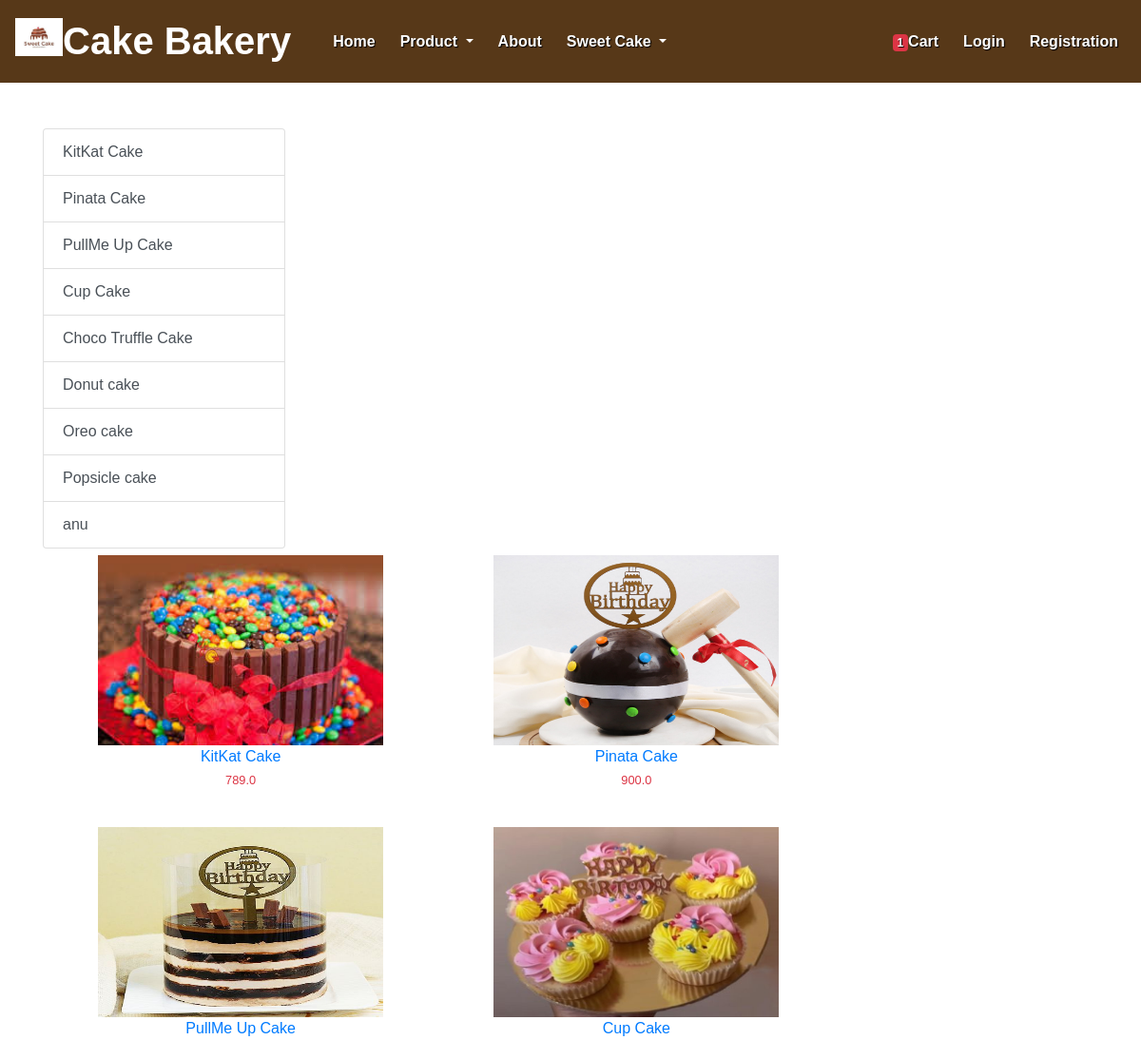
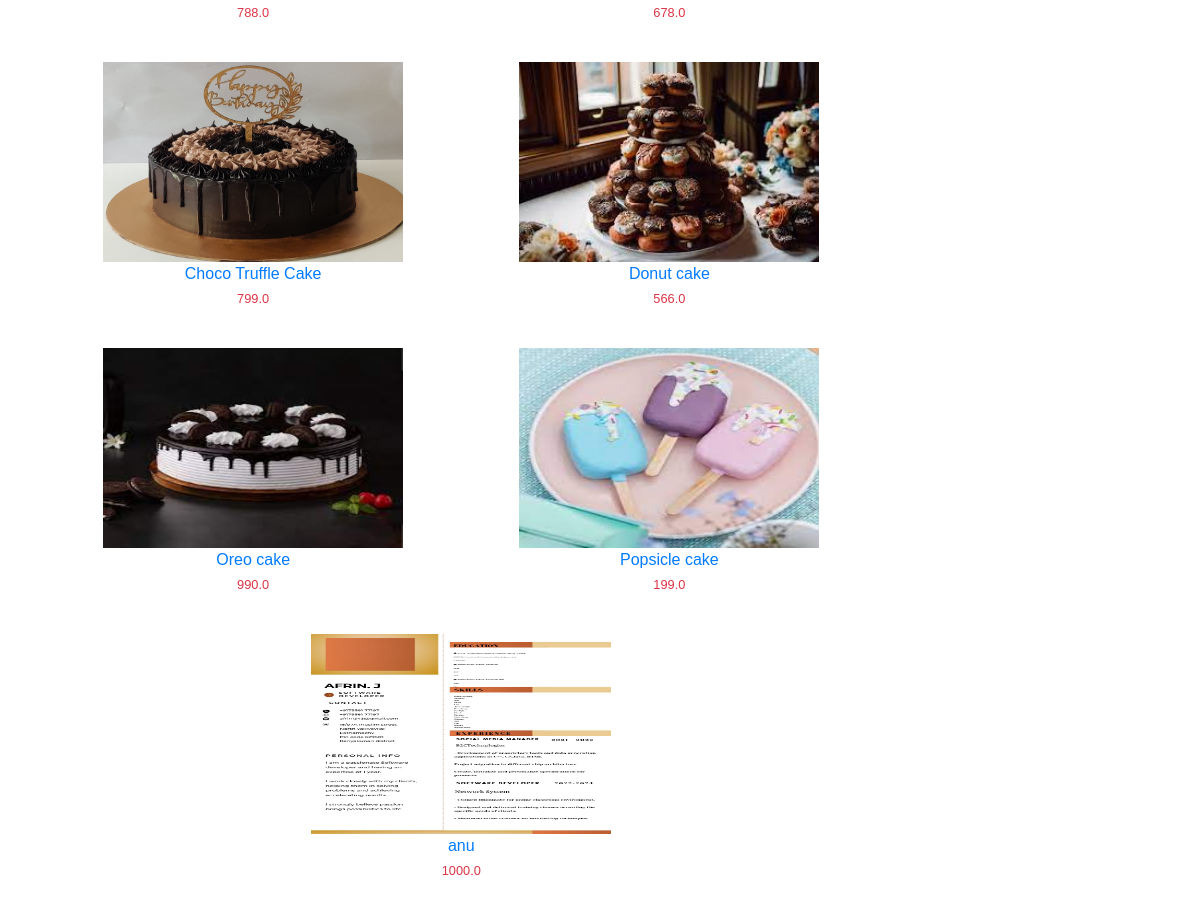
/category/BC (signed in), run on the app's committed database (2 pictures, top to bottom).
### app/models.py (models this page shows, shortened)
class Product(models.Model):
    title = models.CharField(max_length=100)
    selling_Price = models.FloatField()
    description = models.TextField()
    category = models.CharField(choices=CATEGORY_CHOICES, max_length=2)
    product_image = models.ImageField(upload_to='product')

### app/views.py (the view)
# urls.py: path("category/<slug:val>",views.CategoryView.as_view(),name="category"),
@method_decorator(login_required,name='dispatch')
class CategoryView(View):
    def get(self,request,val):
        totalitem = 0
        if request.user.is_authenticated:
            totalitem = len(Cart.objects.filter(user=request.user))
        product = Product.objects.filter(category=val)
        title= Product.objects.filter(category=val).values('title')
        return render(request,"category.html",locals())

### templates/category.html (shortened to what this page needs)
{% extends 'base.html' %}
{% load static %}
{% block main_content %}
   <div>
    <div class="container my-5">
        <div class="row">
            <div class="col-sm-3">
                <div class="list-group">
                  {% for val in title %}
                     <a href="{% url 'category-title' val.title %}" class="list-group-item list-group-item-action" aria-current="true">{{val.title}}</a>
                  {% endfor %}
               </div>
            </div>
        </div>
        <div class="col-sm-9">
            <div class="row">
                {% for prod in product %}
                   <div class="col text-center mb-4">
                     <a href="{% url 'product-detail' prod.id %}" class="btn">
                     <div>
                        <img src="{{prod.product_image.url}}"width="300px" height="200px"  />
                        <div class="fw-bold">{{prod.title}}</div>
                        <div class="fw-bold text-danger">
                            <small class="fw-light text-decoration-line-through">{{prod.selling_Price}}</small>
                        </div>
                     </div>
                     </a>
                   </div>
                {% endfor %}
            </div>
        </div>
    </div>
   </div>
{% endblock main_content %}

### templates/base.html (shortened to what this page needs)
<!DOCTYPE html>
<html lang="en">
<head>
    {%  load static  %}
    <link rel="stylesheet" href="{% static 'css/file.css' %}">
    <link rel="stylesheet" href="https://cdn.jsdelivr.net/npm/bootstrap@4.0.0/dist/css/bootstrap.min.css">
    <link href='https://unpkg.com/boxicons@2.1.2/css/boxicons.min.css' rel='stylesheet'>
    <link href="https://unpkg.com/aos@2.3.1/dist/aos.css" rel="stylesheet">
    <link href="https://cdnjs.cloudflare.com/ajax/libs/font-awesome/6.5.1/css/all.min.css" rel="stylesheet">
</head>
 <body>
    <div class="all-content">
        <nav class="navbar navbar-expand-md" id="navbar">
            <a class="navbar-brand" href="#" id="logo"><img src="{%static 'image/logo.jpg'%}"alt="" width="50px">Cake Bakery</a>
            <div class="collapse navbar-collapse" id="collapsibleNavbar">
              <ul class="navbar-nav">
                <li class="nav-item">
                  <a class="nav-link" href="{% url 'index' %}">Home</a>
                </li>
                <li class="nav-item dropdown">
                    <a href="#" class="nav-link dropdown-toggle" id="navbardrop" data-toggle="dropdown">
                     Product
                    </a>
                </li>
                <li class="nav-item">
                  <a class="nav-link" href="{% url 'about' %}">About</a>
                </li>
                <li class="nav-item dropdown">
                    <a href="#" class="nav-link dropdown-toggle" id="navbardrop" data-toggle="dropdown">
                     Sweet Cake
                    </a>
              </ul>
            </div>
              <ul class="navbar-nav">
              <li class="nav-item">
               <a class="nav-link" href="{% url 'showcart' %}"><span class="badge bg-danger"> {% if totalitem > 0 %} {{totalitem}} {% endif %}</span>Cart</a>
            </li>
            <li class="nav-item">
              <a class="nav-link" href="{%url 'login'%}">Login</a>
            </li>
            <li class="nav-item">
                  <a class="nav-link" href="{%url 'customerregistration'%}">Registration</a>
            </li>
            </ul>
         </div>
          </body>
          {% block main_content %}{% endblock main_content %}

### static/css/file.css (style rules this page uses)
* { margin: 0%;padding: 0%; box-sizing: border-box; font-family:'Quicksand', sans-serif;; }
.navbar { background-color:#573818; font-weight: bold; }
#logo { font-size: 40px; color:white; }
#logo img { margin-bottom: 15px; }
.navbar-nav { margin-left: 10px; }
.nav-link { color: white; font-weight: bold; text-shadow: 1px 1px 1px black; margin-left: 10px; transition: 0.5s ease; }
html { scroll-behavior: smooth; }

### data on the page
Product: product_image (picture), title "KitKat Cake", selling_Price "789.0"
Product: product_image (picture), title "Pinata Cake", selling_Price "900.0"
Product: product_image (picture), title "PullMe Up Cake", selling_Price "788.0"
Product: product_image (picture), title "Cup Cake", selling_Price "678.0"
Product: product_image (picture), title "Choco Truffle Cake", selling_Price "799.0"
Product: product_image (picture), title "Donut cake", selling_Price "566.0"
Product: product_image (picture), title "Oreo cake", selling_Price "990.0"
Product: product_image (picture), title "Popsicle cake", selling_Price "199.0"
Product: product_image (picture), title "anu", selling_Price "1000.0"

### other printed values
{{ totalitem }} "1"
{{ val.title }} "KitKat Cake" "Pinata Cake" "PullMe Up Cake" "Cup Cake" "Choco Truffle Cake" "Donut cake" "Oreo cake" "Popsicle cake" "anu"
